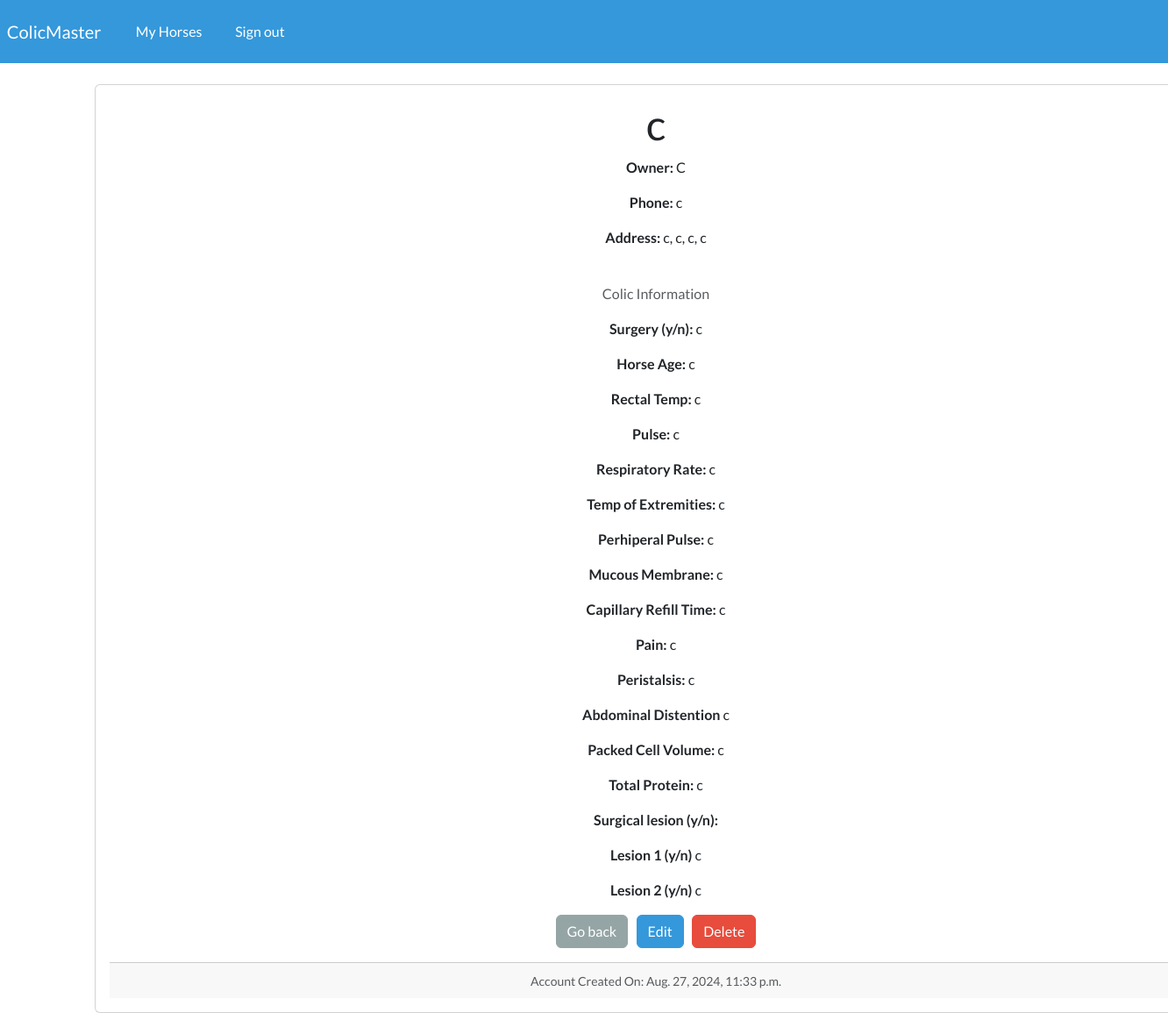
Page /view-horse/1 (signed in) on the committed database.
### webapp/models.py (models this page shows, shortened)
class Client(models.Model):
    creation_date = models.DateTimeField(auto_now_add=True) # auto adds date to new Client object
    name = models.CharField(max_length=100, default='')
    owner = models.CharField(max_length=100, default='')
    phone = models.CharField(max_length=100, default='')
    address = models.CharField(max_length=100, default='')
    city = models.CharField(max_length=100, default='')
    state = models.CharField(max_length=100, default='')
    country = models.CharField(max_length=100, default='')
    surgery = models.CharField(max_length=20, default='yes/no')
    age = models.CharField(max_length=200, default='')
    rectal_temp = models.CharField(max_length=100, default='')
    pulse = models.CharField(max_length=100, default='')
    respiratory_rate = models.CharField(max_length=100, default='')
    temp_of_extremities = models.CharField(max_length=100, default='')
    peripheral_pulse = models.CharField(max_length=100, default='')
    mucous_membrane = models.CharField(max_length=100, default='')
    capillary_refill_time = models.CharField(max_length=100, default='')
    pain = models.CharField(max_length=100, default='')
    peristalsis = models.CharField(max_length=100, default='')
    abdominal_distention = models.CharField(max_length=100, default='')
    packed_cell_volume = models.CharField(max_length=100, default='')
    total_protein = models.CharField(max_length=100, default='')
    surgical_lesion = models.CharField(max_length=100, default='yes/no')
    lesion_1 = models.CharField(max_length=100, default='yes/no')
    lesion_2 = models.CharField(max_length=100, default='yes/no')

### webapp/views.py (the view)
# urls.py: path('view-horse/<int:pk>', views.view_horse, name='view-horse'),
@login_required(login_url='login') # ensures logged in to access dashboard, else redirect to login page
def view_horse(request, pk):
    horse_info = Client.objects.get(id=pk)
    context = {'horse': horse_info}
    return render(request, 'webapp/view-horse.html', context=context)

### webapp/templates/webapp/view-horse.html (shortened to what this page needs)
{% extends 'webapp/base.html' %} {% block content %}
<div class="card text-center" style="width: 80rem;">
  <div class="card-body">
    <h1 class="card-title">{{horse.name}}</h1>
    <p class="large-text"> <strong> Owner:  </strong> {{horse.name|upper}}  </p>
    <p class="card-text"> <strong>Phone: </strong> {{horse.phone}}</p>
    <p class="card-text"> <strong>Address: </strong> {{horse.address}}, {{horse.city}}, {{horse.state}}, {{horse.country}}</p>
    <p class="text-muted">Colic Information</p>
    <p class="card-text"> <strong>Surgery (y/n): </strong> {{horse.surgery}}</p>
    <p class="card-text"> <strong>Horse Age: </strong> {{horse.age}}</p>
    <p class="card-text"> <strong>Rectal Temp: </strong> {{horse.rectal_temp}}</p>
    <p class="card-text"> <strong>Pulse: </strong> {{horse.pulse}}</p>
    <p class="card-text"> <strong>Respiratory Rate: </strong> {{horse.respiratory_rate}}</p>
    <p class="card-text"> <strong>Temp of Extremities: </strong> {{horse.temp_of_extremities}}</p>
    <p class="card-text"> <strong>Perhiperal Pulse: </strong> {{horse.peripheral_pulse}}</p>
    <p class="card-text"> <strong>Mucous Membrane: </strong> {{horse.mucous_membrane}}</p>
    <p class="card-text"> <strong>Capillary Refill Time: </strong> {{horse.capillary_refill_time}}</p>
    <p class="card-text"> <strong>Pain: </strong> {{horse.pain}}</p>
    <p class="card-text"> <strong>Peristalsis: </strong> {{horse.peristalsis}}</p>
    <p class="card-text"> <strong>Abdominal Distention </strong> {{horse.abdominal_distention}}</p>
    <p class="card-text"> <strong>Packed Cell Volume: </strong> {{horse.packed_cell_volume}}</p>
    <p class="card-text"> <strong>Total Protein: </strong> {{horse.total_protein}}</p>
    <p class="card-text"> <strong>Surgical lesion (y/n): </strong> {{horse.surgical_esion}}</p>
    <p class="card-text"> <strong>Lesion 1 (y/n) </strong> {{horse.lesion_1}}</p>
    <p class="card-text"> <strong>Lesion 2 (y/n) </strong> {{horse.lesion_2}}</p>
    <p> <a href="{% url 'dashboard' %}" class="btn btn-secondary">Go back</a> &nbsp;  <a href="{% url 'update-horse' horse.id %}" class="btn btn-info">Edit</a> &nbsp; <a href="{% url 'delete' horse.id %}" class="btn btn-danger">Delete</a> </p>
    <div class="card-footer">
      <small class="text-muted"> Account Created On: {{horse.creation_date}}
    </div>
  </div>
</div>
{% endblock %}

### webapp/templates/webapp/base.html (shortened to what this page needs)
{% load static %}
<!DOCTYPE html>
<html>
  <head>
    <link
      rel="stylesheet"
      type="text/css"
      href="https://bootswatch.com/5/flatly/bootstrap.min.css"
    />
    <link
      rel="stylesheet"
      type="text/css"
      href="{% static 'css/styles.css' %}"
    />
  </head>
  <body>
    {% include 'webapp/navbar.html' %}
    <div class="container">
      <br />
      {% block content %} {% endblock %}
    </div>
  </body>
</html>

### webapp/templates/webapp/navbar.html (shortened to what this page needs)
<nav class="navbar navbar-expand-lg navbar-dark bg-info justify-content-center">
  <a class="navbar-brand main-heading" href="{% url '' %}">
    &nbsp; ColicMaster
  </a>
  <div class="collapse navbar-collapse text-center" id="navbarNavDropdown">
    <ul class="navbar-nav mr-auto">
      &nbsp; &nbsp; &nbsp; {% if user.is_authenticated %}
      <li class="nav-item">
        <a class="nav-link" href="{% url 'dashboard' %}"
          >My Horses &nbsp;
        </a>
      </li>
      <li class="nav-item">
        <a class="nav-link" href="{% url 'logout' %}"
          >Sign out &nbsp;
        </a>
      </li>
    </ul>
    {% endif %}
  </div>
</nav>

### static/css/styles.css (style rules this page uses)
h1 { color: red; }

### rows in the picture
Client: name "c", name "C", phone "c", address "c", city "c", state "c", country "c", surgery "c", age "c", rectal_temp "c", pulse "c", respiratory_rate "c", temp_of_extremities "c", peripheral_pulse "c", mucous_membrane "c", capillary_refill_time "c", pain "c", peristalsis "c", abdominal_distention "c", packed_cell_volume "c", total_protein "c", lesion_1 "c", lesion_2 "c", creation_date "Aug. 27, 2024, 11:33 p.m."
